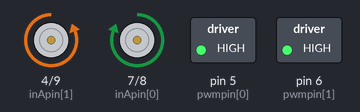
A sketch run on a simulated Arduino Uno, built with avr-gcc and run on an emulated ATmega328P. Parts: motor-driver pin pairs drawn as motors (green arrow = first pin HIGH = forward, orange = second pin HIGH = backward, longer = more drive), switched loads named in the sketch (green lamp = pin HIGH).

Above: at 0.2 s.
At 1.7 s:
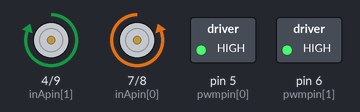
Timing chart, 0 to 3.0 s (numbered marks = the images above):
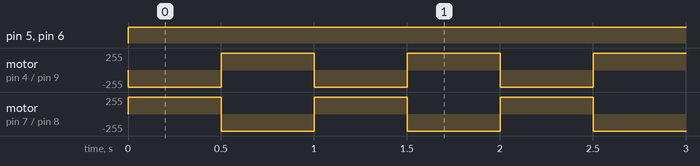

The sketch:

beta1_motor_Test.ino
```cpp
// (licence header left out)
#define BRAKEVCC 0
#define CW   1
#define CCW  2
#define BRAKEGND 3
#define CS_THRESHOLD 100

/*  VNH2SP30 pin definitions
 xxx[0] controls '1' outputs
 xxx[1] controls '2' outputs */
int inApin[2] = {7, 4};  // INA: Clockwise input
int inBpin[2] = {8, 9}; // INB: Counter-clockwise input
int pwmpin[2] = {5, 6}; // PWM input

void setup()
{
  Serial.begin(9600);

  // Initialize digital pins as outputs
  for (int i=0; i<2; i++)
  {
    pinMode(inApin[i], OUTPUT);
    pinMode(inBpin[i], OUTPUT);
    pinMode(pwmpin[i], OUTPUT);
  }
  // Initialize braked
  for (int i=0; i<2; i++)
  {
    digitalWrite(inApin[i], LOW);
    digitalWrite(inBpin[i], LOW);
  }
  // motorGo(0, CW, 1023);
  // motorGo(1, CCW, 1023);
}

void loop()
{
  motorGo(0, CW, 1023);
  motorGo(1, CCW, 1023);
  delay(500);

  motorGo(0, CCW, 1023);
  motorGo(1, CW, 1023);
  delay(500);

}

void motorOff(int motor)
{
  // Initialize braked
  for (int i=0; i<2; i++)
  {
    digitalWrite(inApin[i], LOW);
    digitalWrite(inBpin[i], LOW);
  }
  analogWrite(pwmpin[motor], 0);
}

/* motorGo() will set a motor going in a specific direction
 the motor will continue going in that direction, at that speed
 until told to do otherwise.

 motor: this should be either 0 or 1, will selet which of the two
 motors to be controlled

 direct: Should be between 0 and 3, with the following result
 0: Brake to VCC
 1: Clockwise
 2: CounterClockwise
 3: Brake to GND

 pwm: should be a value between ? and 1023, higher the number, the faster
 it'll go
 */
void motorGo(uint8_t motor, uint8_t direct, uint8_t pwm)
{
  if (motor <= 1)
  {
    if (direct <=4)
    {
      // Set inA[motor]
      if (direct <=1)
        digitalWrite(inApin[motor], HIGH);
      else
        digitalWrite(inApin[motor], LOW);

      // Set inB[motor]
      if ((direct==0)||(direct==2))
        digitalWrite(inBpin[motor], HIGH);
      else
        digitalWrite(inBpin[motor], LOW);

      analogWrite(pwmpin[motor], pwm);
    }
  }
}
```

Measured:
- by itself, pin 5 (pwmpin[0]), pin 6 (pwmpin[1]): LOW → HIGH at 0.00 s
- by itself, motor on pin 4 (inApin[1]) / pin 9 (inBpin[1]), motor on pin 7 (inApin[0]) / pin 8 (inBpin[0]): alternates forward 255/255 for 0.50 s and backward 255/255 for 0.50 s
